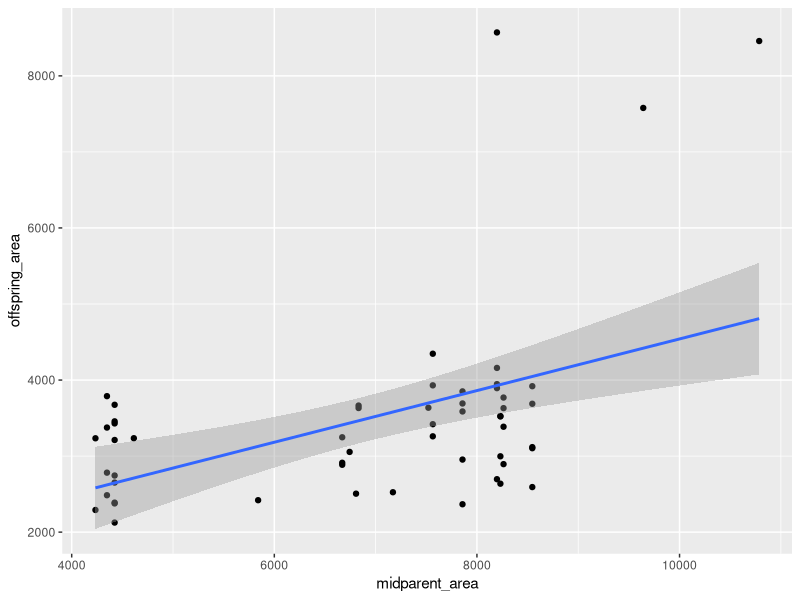

R code for this plot:
## ---- chunk 1
parents=read.csv("Paramecium_Phenotype_Data_Parents.csv")
offspring=read.csv("Paramecium_Phenotype_Data.csv")
## ---- chunk 2
head(parents)
## ---- chunk 3
head(offspring)
## ---- chunk 4
library(tidyverse)
## ---- chunk 5
unique(offspring$file)
## ---- chunk 6
offspring_mean=offspring %>% group_by(file) %>% 
  summarise(area=mean(mean_area)) 

offspring_mean
## ---- chunk 7

offspring_id=pull(offspring_mean, file)

## ---- chunk 8
parent1=offspring_id %>% str_replace("M_F2_", "") %>% str_split("x", simplify=T) 
p1=parent1[,1]

parent2=parent1[,2] %>% str_split("_", simplify=T) 
p2=parent2[,1]
## ---- chunk 9
offspring_mean=offspring_mean %>% mutate(parent1=p1) %>% mutate(parent2=p2) %>% mutate(offspring_area=area) %>% select(-area)
## ---- chunk 10
offspring_mean
## ---- chunk 11
parents_area=parents%>%group_by(file) %>% 
  summarise(area=mean(mean_area)) %>%
  mutate(parents_id=str_replace(file, "M_PC_23_G_", "")) %>%
  select(-file)
## ---- chunk 12
area_data=offspring_mean %>% left_join(., parents_area, by=join_by(parent1==parents_id)) %>%
left_join(., parents_area, by=join_by(parent2==parents_id)) %>% 
  mutate(midparent_area=(area.y+area.x)/2)


#parents_id=pull(parents_mean, file) %>% str_replace("M_PC_23_G_", "")
## ---- chunk 13
po_reg_area<-glm(area_data$offspring_area~area_data$midparent_area)
summary(po_reg_area)
## ---- chunk 14
ggplot(data=area_data,aes(x=midparent_area, y=offspring_area))+
  geom_point()+
  geom_smooth(method=glm)
